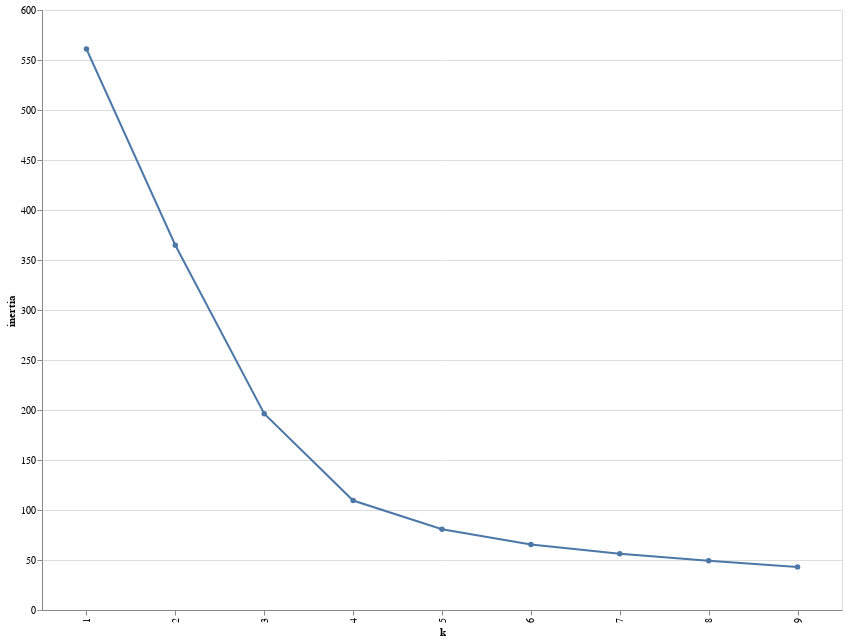

Notebook source saved alongside this figure:
### Code cell
alt.Chart(elbow).mark_line(point=True).encode(
    x="k:O",
    y="inertia:Q"
).properties(
    height=600,
    width=800
)

### Figure 1 — Vega-Lite specification as saved in the notebook (floating-point values rounded to 4 significant figures)
{"$schema": "https://vega.github.io/schema/vega-lite/v3.4.0.json", "config": {"background": "white", "mark": {"tooltip": null}, "view": {"height": 300, "width": 400}}, "data": {"name": "data-925b700c72f2cab13ae30f5bbf320352"}, "datasets": {"data-925b700c72f2cab13ae30f5bbf320352": [{"inertia": 561, "k": 1}, {"inertia": 364.8, "k": 2}, {"inertia": 196.3, "k": 3}, {"inertia": 109.5, "k": 4}, {"inertia": 80.72, "k": 5}, {"inertia": 65.54, "k": 6}, {"inertia": 56.22, "k": 7}, {"inertia": 49.3, "k": 8}, {"inertia": 43.11, "k": 9}]}, "encoding": {"x": {"field": "k", "type": "ordinal"}, "y": {"field": "inertia", "type": "quantitative"}}, "height": 600, "mark": {"point": true, "type": "line"}, "width": 800}
